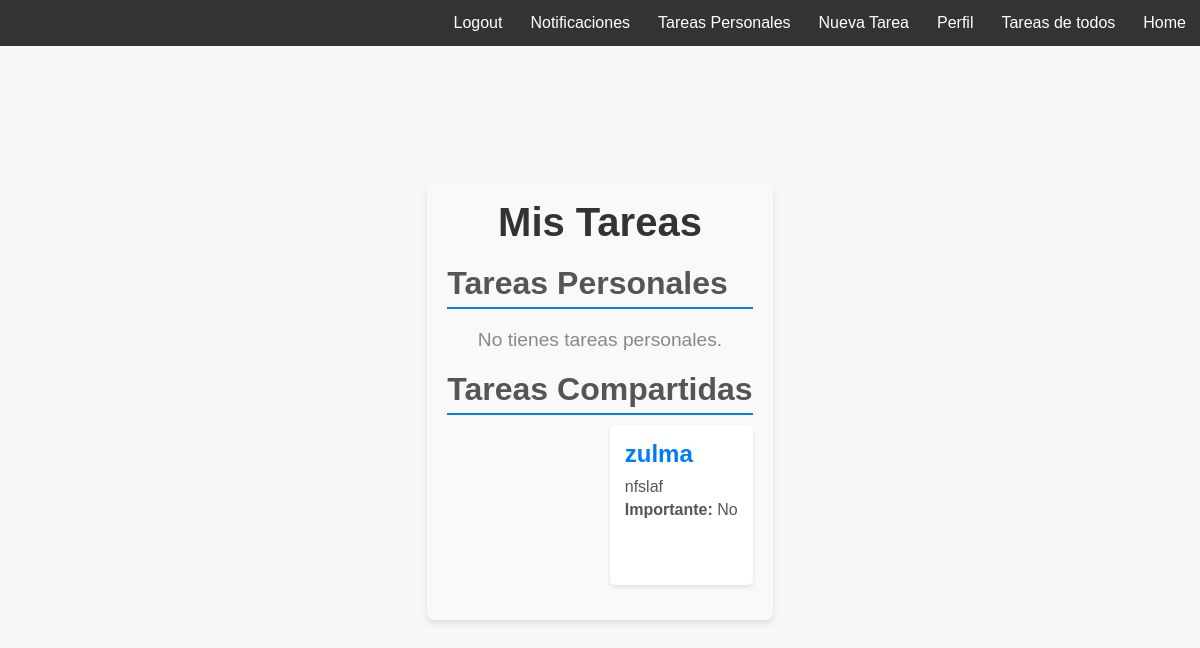
The page /tasks/ (signed in) on the database as committed earlier.
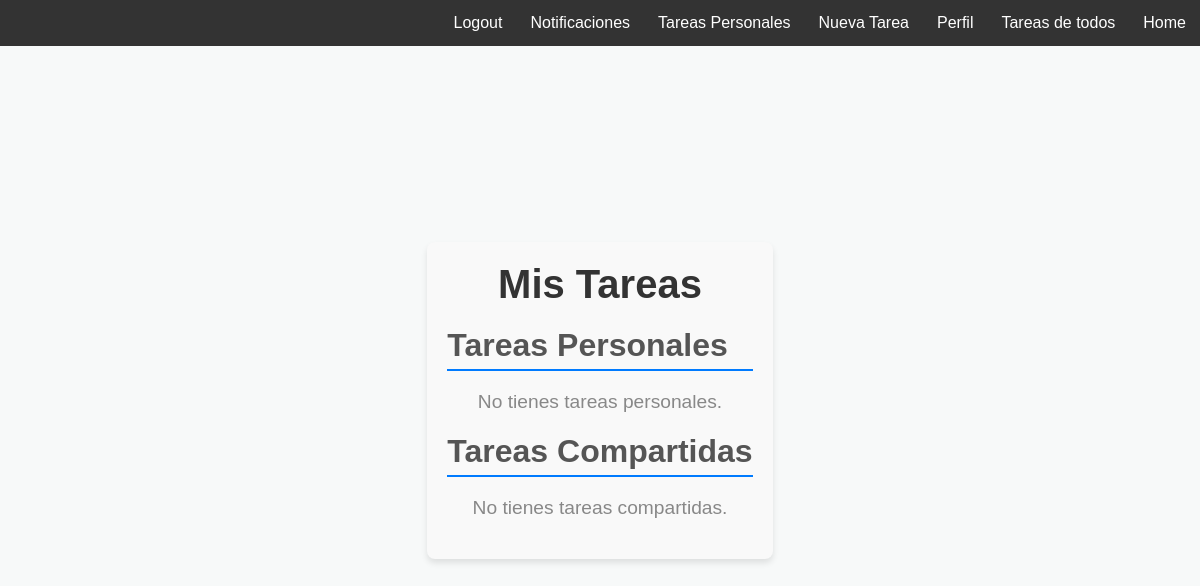
The same page on the database as committed later.
### task/models.py (models this page shows, shortened)
class Task(models.Model):
    title = models.CharField(max_length=200)
    description = models.TextField(blank=True)
    created = models.DateTimeField(auto_now_add=True)
    date_completed = models.DateTimeField(null=True, blank=True)
    important = models.BooleanField(default=False)
    user = models.ForeignKey(User, on_delete=models.CASCADE)
    banner_color = models.CharField(max_length=7, default='#000000')
    category = models.ForeignKey(TaskCategory, on_delete=models.CASCADE, null=True, blank=True)
    tags = models.ManyToManyField(TaskTag, blank=True)
    status = models.ForeignKey(TaskStatus, on_delete=models.CASCADE, default=1)
    priority = models.ForeignKey(TaskPriority, on_delete=models.CASCADE, default=1)
    is_personal = models.BooleanField(default=False)

### task/views.py (the view)
# urls.py: path('tasks/', views.tasks, name='tasks'),
@login_required(login_url='signup')
def tasks(request):
    try:
        tareas_personales = Task.objects.filter(user=request.user, is_personal=True)
        tareas_compartidas = Task.objects.filter(user=request.user, is_personal=False)
        return render(request, 'tasks.html', {
            'tareas_personales': tareas_personales,
            'tareas_compartidas': tareas_compartidas
        })
    except Exception as e:
        return error_page(request, f'Ocurrió un error al cargar las tareas: {str(e)}')

### task/templates/tasks.html (shortened to what this page needs)
{% extends 'base.html' %}
{% block content %}
<div class="container">
    <h1 class="title">Mis Tareas</h1>
    <h2>Tareas Personales</h2>
    {% if tareas_personales %}
        <ul class="task-list">
            {% for task in tareas_personales %}
                <li class="task-item">
                    <h3>{{ task.title }}</h3>
                    <p>{{ task.description }}</p>
                    <p><strong>Importante:</strong> {{ task.important|yesno:"Sí,No" }}</p>
                    <a href="{% url 'task_details' task.id %}">Ver detalles</a>
                </li>
            {% endfor %}
        </ul>
    {% else %}
        <p class="no-tasks">No tienes tareas personales.</p>
    {% endif %}
    <h2>Tareas Compartidas</h2>
    {% if tareas_compartidas %}
        <ul class="task-list">
            {% for task in tareas_compartidas %}
                <li class="task-item">
                    <h3>{{ task.title }}</h3>
                    <p>{{ task.description }}</p>
                    <p><strong>Importante:</strong> {{ task.important|yesno:"Sí,No" }}</p>
                    <a href="{% url 'task_details' task.id %}">Ver detalles</a>
                </li>
            {% endfor %}
        </ul>
    {% else %}
        <p class="no-tasks">No tienes tareas compartidas.</p>
    {% endif %}
</div>
{% endblock %}

Rows that differ between the two databases and show on the page:
removed Task: title "zulma", description "nfslaf", important "No"
Other text that changed with them:
text now shown: "No tienes tareas compartidas."
